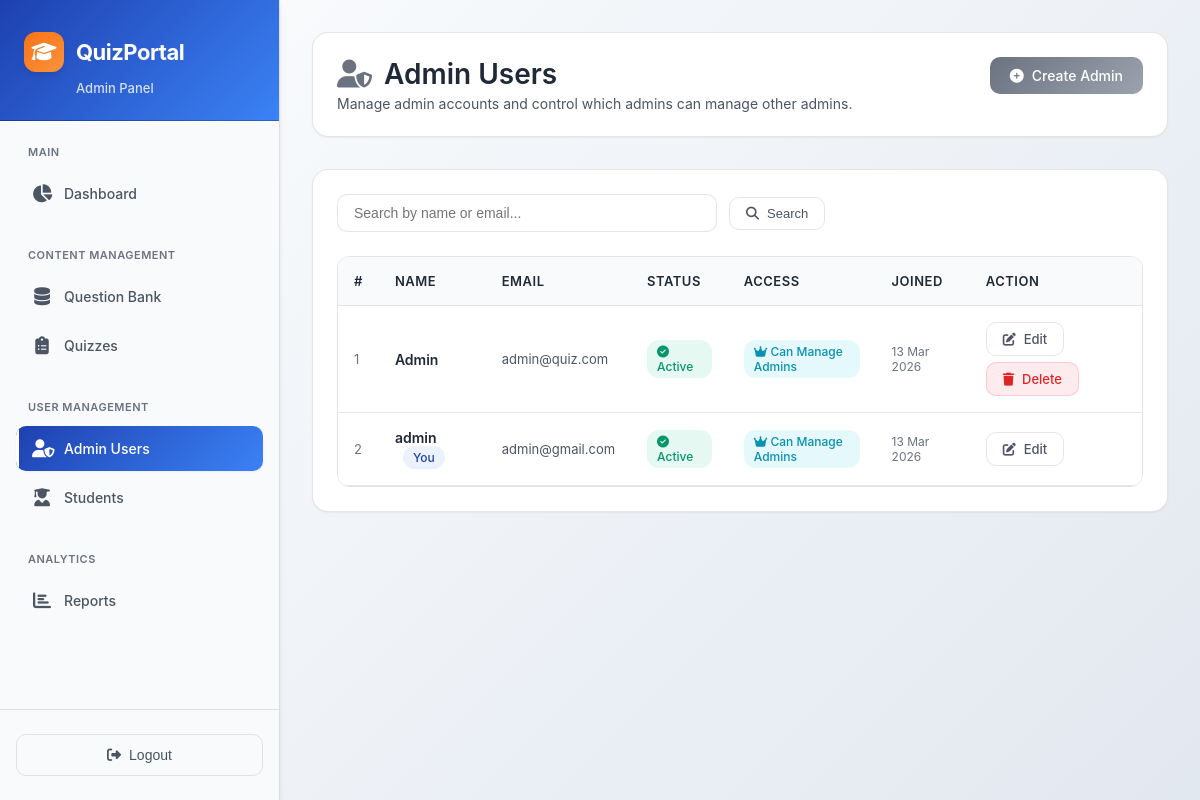
Before: /admin-panel/admin-users/ (signed in) with the older database file.
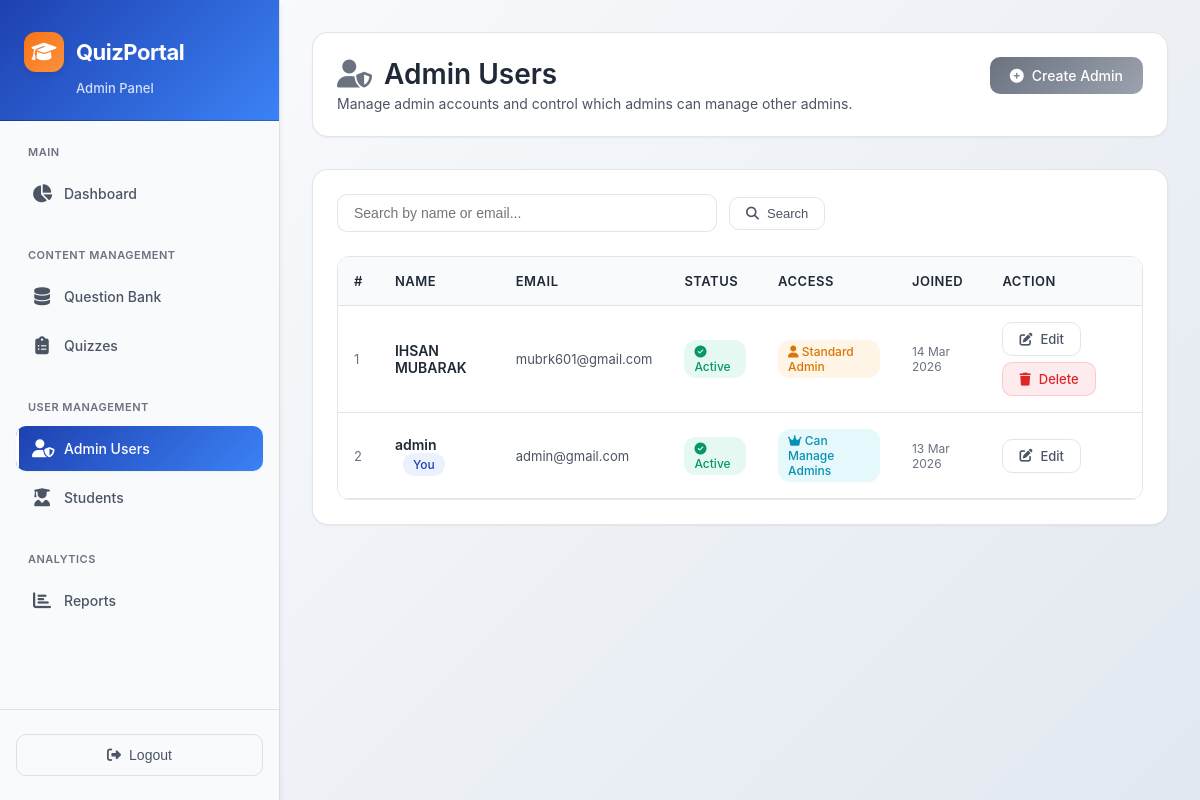
After: the same page with the newer database file.
### users/models.py (models this page shows, shortened)
class CustomUser(AbstractBaseUser, PermissionsMixin):
    email = models.EmailField(unique=True)
    first_name = models.CharField(max_length=150)
    last_name = models.CharField(max_length=150, blank=True)
    is_active = models.BooleanField(default=True)
    is_staff = models.BooleanField(default=False)
    date_joined = models.DateTimeField(default=timezone.now)
    objects = CustomUserManager()
    USERNAME_FIELD = 'email'
    REQUIRED_FIELDS = ['first_name']
    def get_full_name(self):
        return f"{self.first_name} {self.last_name}".strip() or self.email

### video_app/views.py (the view)
# urls.py: path('admin-panel/admin-users/', views.admin_users, name='admin_users'),
@admin_manager_required
def admin_users(request):
    search = request.GET.get('search', '')
    admins = AuthUser.objects.filter(is_staff=True).order_by('first_name', 'email')
    if search:
        admins = admins.filter(
            Q(first_name__icontains=search) |
            Q(last_name__icontains=search) |
            Q(email__icontains=search)
        )
    return render(request, 'admin_panel/admin_users.html', {
        'admin_users': admins,
        'search': search,
    })

### video_app/views.py (called while the page is built)
def admin_manager_required(view_func):
    decorated = user_passes_test(
        lambda u: u.is_active and u.is_staff and u.is_superuser,
        login_url='/admin-login/'
    )(view_func)
    return decorated

### video_app/templates/admin_panel/admin_users.html (shortened to what this page needs)
{% extends "admin_panel/base_admin.html" %}
{% block admin_content %}
<link rel="stylesheet" href="https://cdnjs.cloudflare.com/ajax/libs/font-awesome/6.4.0/css/all.min.css">
<div class="page-header">
    <div>
        <div class="page-title">
            <i class="fas fa-user-shield" style="color: #6B7280;"></i>
            Admin Users
        </div>
        <div class="page-subtitle">Manage admin accounts and control which admins can manage other admins.</div>
    </div>
    <a href="{% url 'video_app:admin_add_user' %}" class="btn btn-primary">
        <i class="fas fa-plus-circle"></i>
        Create Admin
    </a>
</div>
<div class="card">
    <form method="get" class="search-form">
        <input type="text" name="search" value="{{ search }}" placeholder="Search by name or email..."
            class="form-input" style="max-width:380px;">
        <button type="submit" class="btn btn-outline btn-sm">
            <i class="fas fa-search"></i>
            Search
        </button>
    </form>
    {% if admin_users %}
    <div class="table-container">
        <table class="data-table">
            <thead>
                <tr>
                    <th>#</th>
                    <th>Name</th>
                    <th>Email</th>
                    <th>Status</th>
                    <th>Access</th>
                    <th>Joined</th>
                    <th>Action</th>
                </tr>
            </thead>
            <tbody>
                {% for admin_user in admin_users %}
                <tr>
                    <td style="font-size:13px;color:var(--text-muted);">{{ forloop.counter }}</td>
                    <td style="font-weight:600;color:var(--text-primary);">
                        {{ admin_user.get_full_name|default:admin_user.email }}
                        {% if admin_user == request.user %}
                        <span class="badge badge-info" style="margin-left:8px;">You</span>
                        {% endif %}
                    </td>
                    <td style="font-size:13px;color:var(--text-secondary);">{{ admin_user.email }}</td>
                    <td>
                        {% if admin_user.is_active %}
                        <span class="badge badge-success"><i class="fas fa-check-circle"></i> Active</span>
                        {% else %}
                        <span class="badge badge-danger"><i class="fas fa-pause-circle"></i> Inactive</span>
                        {% endif %}
                    </td>
                    <td>
                        {% if admin_user.is_superuser %}
                        <span class="badge badge-admin"><i class="fas fa-crown"></i> Can Manage Admins</span>
                        {% else %}
                        <span class="badge badge-warning"><i class="fas fa-user"></i> Standard Admin</span>
                        {% endif %}
                    </td>
                    <td style="font-size:12px;color:var(--text-muted);">{{ admin_user.date_joined|date:"d M Y" }}</td>
                    <td>
                        <div class="action-buttons">
                            <a href="{% url 'video_app:admin_edit_user' admin_user.id %}" class="btn btn-sm btn-outline">
                                <i class="fas fa-edit"></i>
                                Edit
                            </a>
                            {% if admin_user != request.user %}
                            <a href="{% url 'video_app:admin_delete_user' admin_user.id %}"
                               class="btn btn-sm" style="background:rgba(244, 63, 94, 0.1);color:#DC2626;border:1px solid rgba(244, 63, 94, 0.2);">
                                <i class="fas fa-trash"></i>
                                Delete
                            </a>
                            {% endif %}
                        </div>
                    </td>
                </tr>
                {% endfor %}
            </tbody>
        </table>
    </div>
    {% endif %}
</div>
{% endblock %}

Changed rows visible on the page:
removed CustomUser: get_full_name "Admin", email "admin@quiz.com", is_active True (drawn), is_superuser True (drawn), date_joined "13 Mar 2026", shows "Delete"
added CustomUser: get_full_name "IHSAN MUBARAK", email "mubrk601@gmail.com", is_active True (drawn), is_superuser False (drawn), date_joined "14 Mar 2026", shows "Delete"
